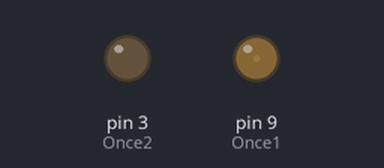
This sketch was run on a simulated Arduino Uno, built with avr-gcc and run on an emulated ATmega328P. On the bench: output pins drawn as LEDs (lit = HIGH).

Above: at 0.05 s.
At 0.9 s:
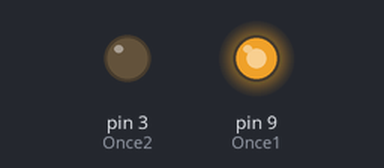
At 1.8 s:
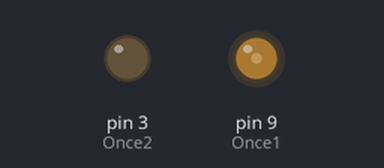
At 3.95 s:
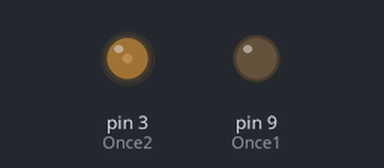
Timing chart, 0 to 5.4 s (numbered marks = the images above):
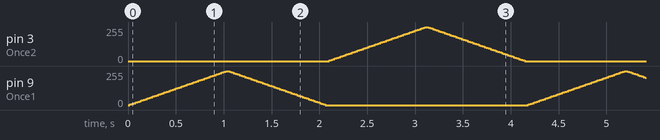

The sketch:

activity_I.ino
```cpp
int Once1 = 9;
int Once2 = 3;
int brightness1 = 0;
int brightness2 = 0;
int fadeAmount = 5;

void setup() {
  pinMode(Once1, OUTPUT);
  pinMode(Once2, OUTPUT);
}

void loop() {
  for (int i = 0; i <= 255; i += fadeAmount) {
    analogWrite(Once1, i);
    analogWrite(Once2, 0);
    delay(20);
  }

  for (int i = 255; i >= 0; i -= fadeAmount) {
    analogWrite(Once1, i);
    analogWrite(Once2, 0);
    delay(20);
  }

  for (int i = 0; i <= 255; i += fadeAmount) {
    analogWrite(Once1, 0);
    analogWrite(Once2, i);
    delay(20);
  }

  for (int i = 255; i >= 0; i -= fadeAmount) {
    analogWrite(Once1, 0);
    analogWrite(Once2, i);
    delay(20);
  }
}
```
